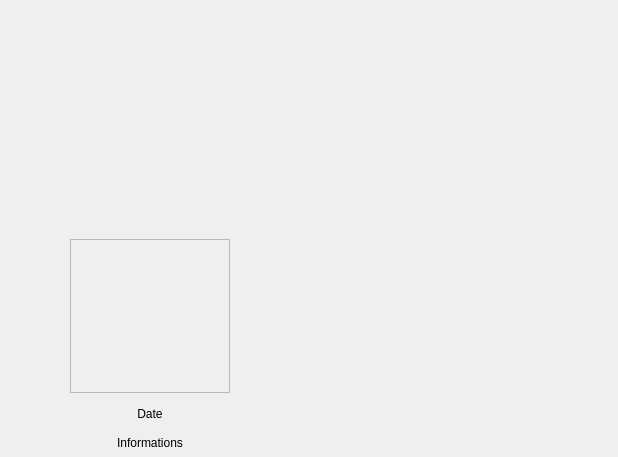
<?xml version="1.0" encoding="UTF-8"?>
<ui version="4.0">
 <class>photoCard</class>
 <widget class="QWidget" name="photoCard">
  <property name="geometry">
   <rect>
    <x>0</x>
    <y>0</y>
    <width>618</width>
    <height>457</height>
   </rect>
  </property>
  <property name="windowTitle">
   <string>Form</string>
  </property>
  <widget class="QWidget" name="horizontalLayoutWidget">
   <property name="geometry">
    <rect>
     <x>0</x>
     <y>10</y>
     <width>611</width>
     <height>231</height>
    </rect>
   </property>
   <layout class="QHBoxLayout" name="horizontalLayout"/>
  </widget>
  <widget class="QWidget" name="verticalLayoutWidget">
   <property name="geometry">
    <rect>
     <x>70</x>
     <y>239</y>
     <width>160</width>
     <height>211</height>
    </rect>
   </property>
   <layout class="QVBoxLayout" name="verticalLayout">
    <item>
     <widget class="QFrame" name="frame">
      <property name="frameShape">
       <enum>QFrame::StyledPanel</enum>
      </property>
      <property name="frameShadow">
       <enum>QFrame::Raised</enum>
      </property>
     </widget>
    </item>
    <item>
     <widget class="QLabel" name="label">
      <property name="maximumSize">
       <size>
        <width>16777215</width>
        <height>30</height>
       </size>
      </property>
      <property name="text">
       <string>Date</string>
      </property>
      <property name="alignment">
       <set>Qt::AlignCenter</set>
      </property>
     </widget>
    </item>
    <item>
     <widget class="QLabel" name="label_2">
      <property name="maximumSize">
       <size>
        <width>16777215</width>
        <height>15</height>
       </size>
      </property>
      <property name="text">
       <string>Informations</string>
      </property>
      <property name="alignment">
       <set>Qt::AlignCenter</set>
      </property>
     </widget>
    </item>
   </layout>
  </widget>
 </widget>
 <resources/>
 <connections/>
</ui>
